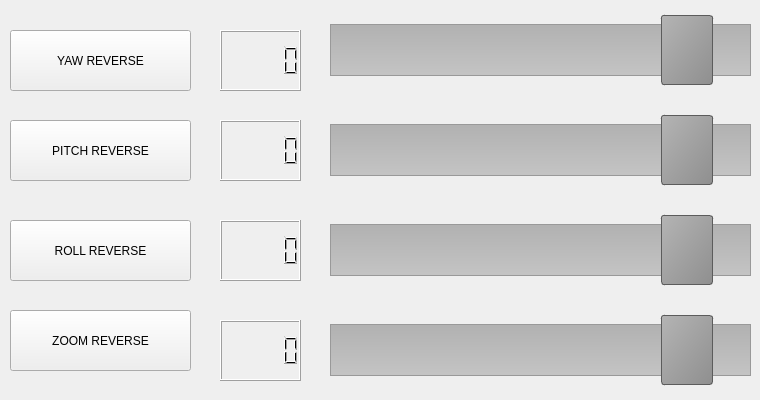
   <widget class="QWidget" name="tabSpeed">
    <attribute name="title">
     <string>SPEED</string>
    </attribute>
    <widget class="QSlider" name="SliderYawSpeed">
     <property name="geometry">
      <rect>
       <x>330</x>
       <y>10</y>
       <width>421</width>
       <height>81</height>
      </rect>
     </property>
     <property name="styleSheet">
      <string notr="true">QSlider::groove:horizontal {
    border: 1px solid #999999;
    height: 50px; /* the groove expands to the size of the slider by default. by giving it a height, it has a fixed size */
    background: qlineargradient(x1:0, y1:0, x2:0, y2:1, stop:0 #B1B1B1, stop:1 #c4c4c4);
    margin: 2px 0;
}

QSlider::handle:horizontal {
    background: qlineargradient(x1:0, y1:0, x2:1, y2:1, stop:0 #b4b4b4, stop:1 #8f8f8f);
    border: 1px solid #5c5c5c;
    width: 50px;
    margin: -10px 0 ; /* handle is placed by default on the contents rect of the groove. Expand outside the groove */
    border-radius: 3px;
}</string>
     </property>
     <property name="minimum">
      <number>0</number>
     </property>
     <property name="maximum">
      <number>100</number>
     </property>
     <property name="value">
      <number>90</number>
     </property>
     <property name="orientation">
      <enum>Qt::Horizontal</enum>
     </property>
    </widget>
    <widget class="QSlider" name="SliderZoomSpeed">
     <property name="geometry">
      <rect>
       <x>330</x>
       <y>310</y>
       <width>421</width>
       <height>81</height>
      </rect>
     </property>
     <property name="styleSheet">
      <string notr="true">QSlider::groove:horizontal {
    border: 1px solid #999999;
    height: 50px; /* the groove expands to the size of the slider by default. by giving it a height, it has a fixed size */
    background: qlineargradient(x1:0, y1:0, x2:0, y2:1, stop:0 #B1B1B1, stop:1 #c4c4c4);
    margin: 2px 0;
}

QSlider::handle:horizontal {
    background: qlineargradient(x1:0, y1:0, x2:1, y2:1, stop:0 #b4b4b4, stop:1 #8f8f8f);
    border: 1px solid #5c5c5c;
    width: 50px;
    margin: -10px 0 ; /* handle is placed by default on the contents rect of the groove. Expand outside the groove */
    border-radius: 3px;
}</string>
     </property>
     <property name="maximum">
      <number>100</number>
     </property>
     <property name="value">
      <number>90</number>
     </property>
     <property name="orientation">
      <enum>Qt::Horizontal</enum>
     </property>
    </widget>
    <widget class="QSlider" name="SliderPitchSpeed">
     <property name="geometry">
      <rect>
       <x>330</x>
       <y>110</y>
       <width>421</width>
       <height>81</height>
      </rect>
     </property>
     <property name="styleSheet">
      <string notr="true">QSlider::groove:horizontal {
    border: 1px solid #999999;
    height: 50px; /* the groove expands to the size of the slider by default. by giving it a height, it has a fixed size */
    background: qlineargradient(x1:0, y1:0, x2:0, y2:1, stop:0 #B1B1B1, stop:1 #c4c4c4);
    margin: 2px 0;
}

QSlider::handle:horizontal {
    background: qlineargradient(x1:0, y1:0, x2:1, y2:1, stop:0 #b4b4b4, stop:1 #8f8f8f);
    border: 1px solid #5c5c5c;
    width: 50px;
    margin: -10px 0 ; /* handle is placed by default on the contents rect of the groove. Expand outside the groove */
    border-radius: 3px;
}</string>
     </property>
     <property name="maximum">
      <number>100</number>
     </property>
     <property name="value">
      <number>90</number>
     </property>
     <property name="orientation">
      <enum>Qt::Horizontal</enum>
     </property>
    </widget>
    <widget class="QSlider" name="SliderRollSpeed">
     <property name="geometry">
      <rect>
       <x>330</x>
       <y>210</y>
       <width>421</width>
       <height>81</height>
      </rect>
     </property>
     <property name="styleSheet">
      <string notr="true">QSlider::groove:horizontal {
    border: 1px solid #999999;
    height: 50px; /* the groove expands to the size of the slider by default. by giving it a height, it has a fixed size */
    background: qlineargradient(x1:0, y1:0, x2:0, y2:1, stop:0 #B1B1B1, stop:1 #c4c4c4);
    margin: 2px 0;
}

QSlider::handle:horizontal {
    background: qlineargradient(x1:0, y1:0, x2:1, y2:1, stop:0 #b4b4b4, stop:1 #8f8f8f);
    border: 1px solid #5c5c5c;
    width: 50px;
    margin: -10px 0 ; /* handle is placed by default on the contents rect of the groove. Expand outside the groove */
    border-radius: 3px;
}</string>
     </property>
     <property name="maximum">
      <number>100</number>
     </property>
     <property name="value">
      <number>90</number>
     </property>
     <property name="sliderPosition">
      <number>90</number>
     </property>
     <property name="tracking">
      <bool>false</bool>
     </property>
     <property name="orientation">
      <enum>Qt::Horizontal</enum>
     </property>
     <property name="invertedControls">
      <bool>false</bool>
     </property>
     <property name="tickPosition">
      <enum>QSlider::TicksBelow</enum>
     </property>
     <property name="tickInterval">
      <number>14</number>
     </property>
    </widget>
    <widget class="QPushButton" name="ButRevYaw">
     <property name="geometry">
      <rect>
       <x>10</x>
       <y>30</y>
       <width>181</width>
       <height>61</height>
      </rect>
     </property>
     <property name="text">
      <string>YAW REVERSE</string>
     </property>
    </widget>
    <widget class="QLCDNumber" name="lcdYawSpeed">
     <property name="geometry">
      <rect>
       <x>220</x>
       <y>30</y>
       <width>81</width>
       <height>61</height>
      </rect>
     </property>
    </widget>
    <widget class="QLCDNumber" name="lcdPitchSpeed">
     <property name="geometry">
      <rect>
       <x>220</x>
       <y>120</y>
       <width>81</width>
       <height>61</height>
      </rect>
     </property>
    </widget>
    <widget class="QLCDNumber" name="lcdRollSpeed">
     <property name="geometry">
      <rect>
       <x>220</x>
       <y>220</y>
       <width>81</width>
       <height>61</height>
      </rect>
     </property>
    </widget>
    <widget class="QLCDNumber" name="lcdZoomSpeed">
     <property name="geometry">
      <rect>
       <x>220</x>
       <y>320</y>
       <width>81</width>
       <height>61</height>
      </rect>
     </property>
    </widget>
    <widget class="QPushButton" name="ButRevPitch">
     <property name="geometry">
      <rect>
       <x>10</x>
       <y>120</y>
       <width>181</width>
       <height>61</height>
      </rect>
     </property>
     <property name="text">
      <string>PITCH REVERSE</string>
     </property>
    </widget>
    <widget class="QPushButton" name="ButRevRoll">
     <property name="geometry">
      <rect>
       <x>10</x>
       <y>220</y>
       <width>181</width>
       <height>61</height>
      </rect>
     </property>
     <property name="text">
      <string>ROLL REVERSE</string>
     </property>
    </widget>
    <widget class="QPushButton" name="ButRevZoom">
     <property name="geometry">
      <rect>
       <x>10</x>
       <y>310</y>
       <width>181</width>
       <height>61</height>
      </rect>
     </property>
     <property name="text">
      <string>ZOOM REVERSE</string>
     </property>
    </widget>
   </widget>
